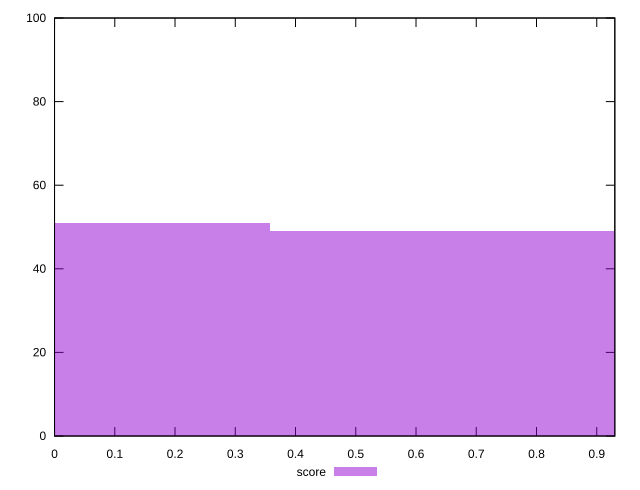

This figure's gnuplot source:
reset

$score <<EOF
0.7167909756789159 49
0 51
EOF

set key outside below
set boxwidth 0.7167909756789159
set xrange [0:0.93]
set yrange [0:100]
set trange [0:100]
set style fill transparent solid 0.5 noborder
set terminal svg size 640, 490 enhanced background rgb 'white'
set output "report_00014_2021-02-09T15:56:05.503Z/max-potential-fid/samples/pages+cached+noadtech+nomedia+nocss/score/histogram.svg"

plot $score title "score" with boxes

reset
